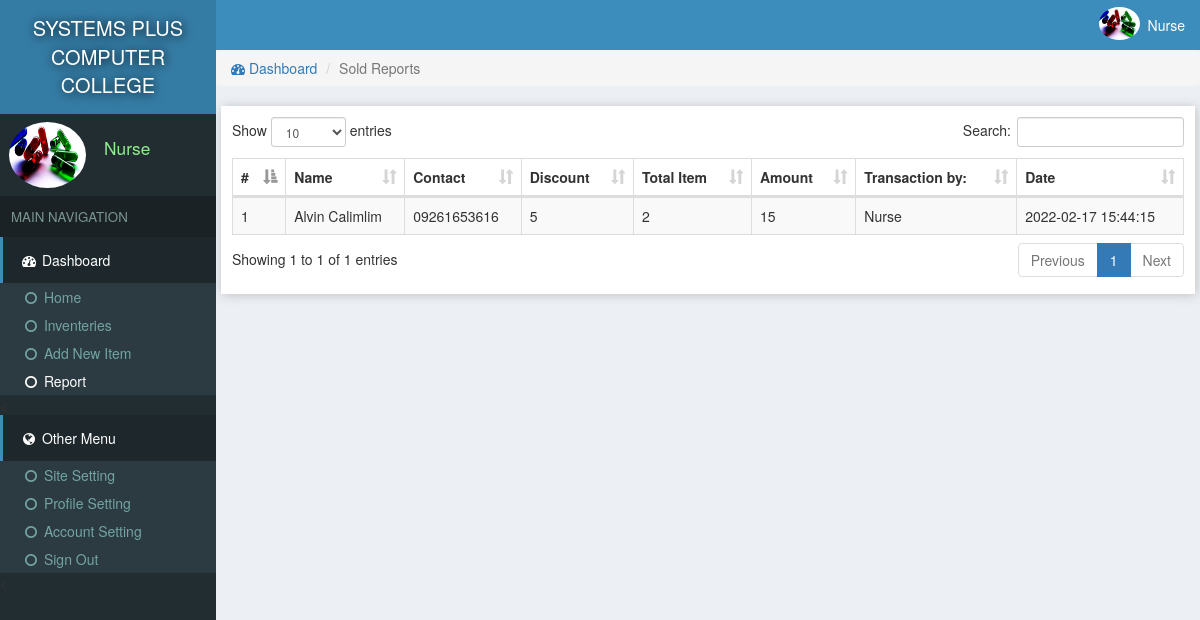
Page /medical/reports.php (signed in) on the committed database.
### tables this page shows
CREATE TABLE `site` (
  `id` int(11) NOT NULL,
  `title` varchar(222) NOT NULL,
  `name` varchar(222) NOT NULL
);

CREATE TABLE `users` (
  `id` int(11) NOT NULL,
  `email` varchar(222) NOT NULL,
  `password` varchar(222) NOT NULL,
  `name` varchar(222) NOT NULL,
  `pic` varchar(222) NOT NULL,
  `number` varchar(222) NOT NULL,
  `date` timestamp NOT NULL DEFAULT CURRENT_TIMESTAMP
);

CREATE TABLE `sold` (
  `id` int(11) NOT NULL,
  `name` varchar(222) NOT NULL,
  `contact` varchar(222) NOT NULL,
  `discount` varchar(222) NOT NULL,
  `item` varchar(222) NOT NULL,
  `amount` varchar(222) NOT NULL,
  `userId` int(11) NOT NULL,
  `date` timestamp NOT NULL DEFAULT CURRENT_TIMESTAMP
);

### medical/assets/db.php (called while the page is built, shortened)
<?php
    $con = new mysqli('localhost','root','','store');
    $array = $con->query("select * from users where id ='$_SESSION[userId]'");
    $user = $array->fetch_assoc();
?>

### medical/reports.php (the view, shortened to what this page needs)
<?php require "assets/function.php" ?>
<?php require 'assets/db.php';?>
<!DOCTYPE html>
<html>
<head>
<link rel="stylesheet" href="js/datatables.net-bs/css/dataTables.bootstrap.min.css">
  <?php require "assets/autoloader.php" ?>
</head>
<body style="background: #ECF0F5;padding:0;margin:0">
<div class="dashboard" style="position: fixed;width: 18%;height: 100%;background:#222D32">
  <div style="background:#357CA5;padding: 14px 3px;color:white;font-size: 15pt;text-align: center;text-shadow: 1px 1px 11px black">
    <a href="index.php" style="color: white;text-decoration: none;"><?php echo strtoupper(siteName()); ?> </a>
  </div>
  <div class="flex" style="padding: 3px 7px;margin:5px 2px;">
    <div><img src="photo/<?php echo $user['pic'] ?>" class='img-circle' style='width: 77px;height: 66px'></div>
    <div style="color:lightgreen;font-size: 13pt;padding: 14px 7px;margin-left: 11px;"><?php echo ucfirst($user['name']); ?></div>
  </div>
  <div style="background: #1A2226;font-size: 10pt;padding: 11px;color: #79978F">MAIN NAVIGATION</div>
  <div>
    <div style="background:#1E282C;color: white;padding: 13px 17px;border-left: 3px solid #3C8DBC;"><span><i class="fa fa-dashboard fa-fw"></i> Dashboard</span></div>
    <div class="item">
      <ul class="nostyle zero">
        <a href="index.php"><li ><i class="fa fa-circle-o fa-fw"></i> Home</li></a>
        <a href="inventeries.php"><li ><i class="fa fa-circle-o fa-fw"></i> Inventeries</li></a>
       <a href="addnew.php"><li><i class="fa fa-circle-o fa-fw"></i> Add New Item</li></a>
        <a href="reports.php"><li style="color: white"><i class="fa fa-circle-o fa-fw"></i> Report</li></a>
      </ul><
    </div>
  </div>
  <div style="background:#1E282C;color: white;padding: 13px 17px;border-left: 3px solid #3C8DBC;"><span><i class="fa fa-globe fa-fw"></i> Other Menu</span></div>
  <div class="item">
      <ul class="nostyle zero">
        <a href="sitesetting.php"><li><i class="fa fa-circle-o fa-fw"></i> Site Setting</li></a>
       <a href="profile.php"><li><i class="fa fa-circle-o fa-fw"></i> Profile Setting</li></a>
        <a href="accountSetting.php"><li><i class="fa fa-circle-o fa-fw"></i> Account Setting</li></a>
        <a href="logout.php"><li><i class="fa fa-circle-o fa-fw"></i> Sign Out</li></a>
      </ul><
    </div>
</div>
<div class="marginLeft" >
  <div style="color:white;background:#3C8DBC" >
    <div class="pull-right flex rightAccount" style="padding-right: 11px;padding: 7px;">
      <div><img src="photo/<?php echo $user['pic'] ?>" style='width: 41px;height: 33px;' class='img-circle'></div>
      <div style="padding: 8px"><?php echo ucfirst($user['name']) ?></div>
    </div>
  </div>
  <div class="content">
   <ol class="breadcrumb ">
        <li><a href="index.php"><i class="fa fa-dashboard"></i> Dashboard</a></li>
        <li class="active">Sold Reports</li>
    </ol>
  <div class="tableBox" >
    <table id="dataTable" class="table table-bordered table-striped" style="z-index: -1">
      <thead>
        <th>#</th>
        <th>Name</th>
        <th>Contact</th>
        <th>Discount</th>
        <th>Total Item</th>
        <th>Amount</th>
        <th>Transaction by:</th>
        <th>Date</th>
      </thead>
     <tbody>
      <?php $i=0;
          $array = $con->query("select * from sold ORDER BY date DESC");
        while ($row = $array->fetch_assoc())
        {
          $i=$i+1;
        ?>
          <tr>
            <td><?php echo $i; ?></td>
            <td><?php echo $row['name']; ?></td>
            <td><?php echo $row['contact']; ?></td>
            <td><?php echo $row['discount']; ?></td>
            <td><?php echo $row['item']; ?></td>
            <td><?php echo $row['amount']; ?></td>
            <td><?php echo getAdminName($row['userId']); ?></td>
            <td><?php echo $row['date']; ?></td>
          </tr>
      <?php
        }
       ?>
     </tbody>
    </table>
  </div>
  </div>
</div>
</body>
</html>

### rows in the picture
site: name "SYSTEMS PLUS COMPUTER COLLEGE"
users: pic (picture), name "Nurse"
sold: name "Alvin Calimlim", contact "09261653616", discount "5", item "2", amount "15", userId.name "Nurse", date "2022-02-17 15:44:15"
